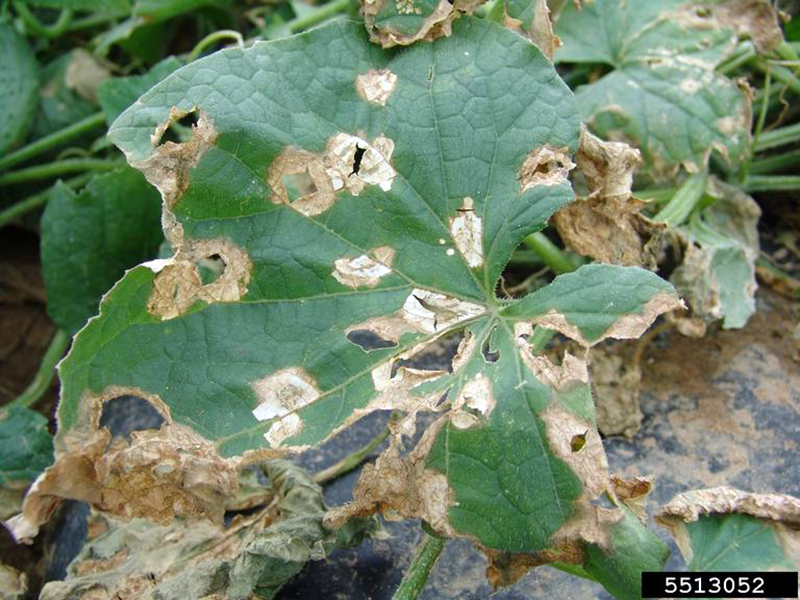
#> input picture ramie-disease-dataset/images/ramie_leaf_images/anthracnose_leaf_spot/5.png, 800 x 600 px
$ python lesion_extractor.py
#> lines starting #> are read from the running program, lines starting #| are printed output that depends on the picture; after the words box and inside, x2 and y2 are one past the last pixel; in counts of white or black regions, pixels touching at a corner belong together
import cv2
import numpy as np
import os
from datetime import datetime

# --- CONFIGURATION ---
# 1. The Clean, Original Image
ORIGINAL_PATH = "../ramie-disease-dataset/images/ramie_leaf_images/anthracnose_leaf_spot/5.png"

# 2. The SAM Download (with the colored outlines/blobs)
SAM_OUTPUT_PATH = "../ramie-disease-dataset/images/ramie_leaf_images/anthracnose_leaf_spot/SAM_OUTPUT/Sam_5.png"

# 3. Output Folder
OUTPUT_DIR = "lesion_bank"

# --- MAIN SCRIPT ---
if not os.path.exists(OUTPUT_DIR): os.makedirs(OUTPUT_DIR)

print("Loading images...")
original = cv2.imread(ORIGINAL_PATH)
#> original is the input picture: shape (600, 800, 3); mean B, G, R 105.1, 131.9, 113.7
sam_result = cv2.imread(SAM_OUTPUT_PATH)
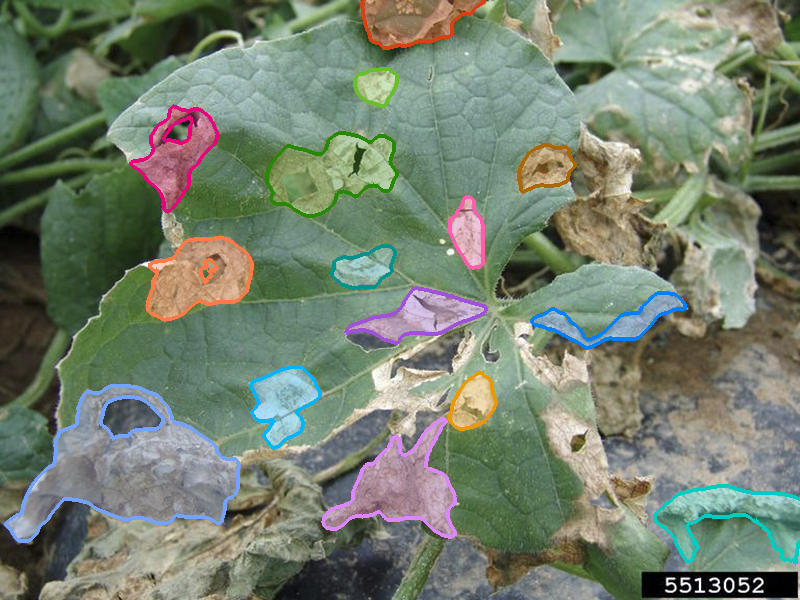
#> input picture ramie-disease-dataset/images/ramie_leaf_images/anthracnose_leaf_spot/SAM_OUTPUT/Sam_5.png, 800 x 600 px
#> sam_result is the input picture: shape (600, 800, 3); mean B, G, R 111.2, 128.9, 117.1

# Safety Check: Dimensions MUST match
if original.shape != sam_result.shape:
    print("❌ ERROR: Dimension Mismatch!")
    print(f"Original: {original.shape}")
    print(f"SAM Output: {sam_result.shape}")
    print("They must be exactly the same size for this trick to work.")
    exit()

print("Calculating difference...")

# 1. Compute the Absolute Difference
# Any pixel that is identical becomes Black (0).
# Any pixel with a colored line becomes Bright (>0).
diff = cv2.absdiff(original, sam_result)

# 2. Convert to Grayscale & Threshold
# We turn the difference into a simple Black & White Map
gray_diff = cv2.cvtColor(diff, cv2.COLOR_BGR2GRAY)
_, mask = cv2.threshold(gray_diff, 10, 255, cv2.THRESH_BINARY)
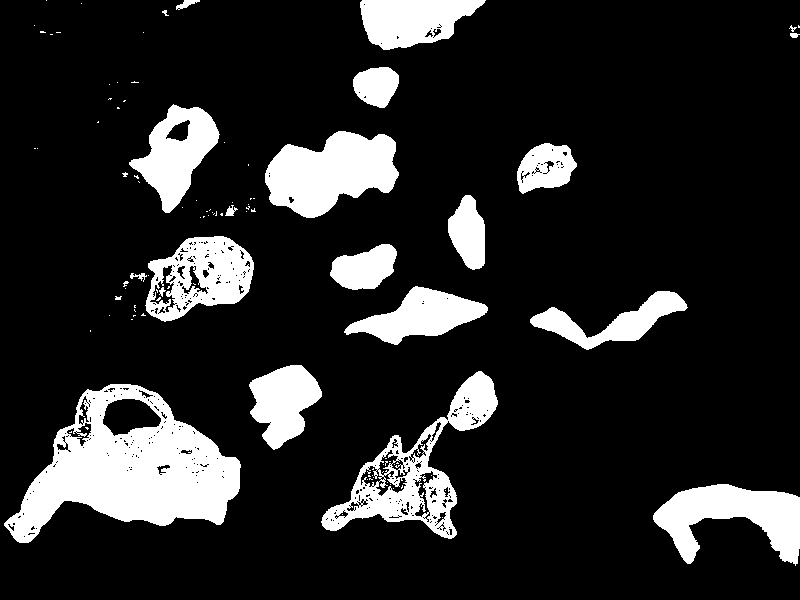
#> mask: shape (600, 800); 15.6% white; 100 white regions (78 under 20 px), largest, box (x1, y1, x2, y2) and area: (4, 384, 241, 543) 18988, (321, 371, 498, 539) 7906, (265, 131, 399, 218) 7696

# 3. Clean Up Noise (Optional)
# This removes tiny single-pixel differences caused by compression artifacts
kernel = np.ones((3,3), np.uint8)
mask = cv2.morphologyEx(mask, cv2.MORPH_OPEN, kernel, iterations=1)
#> mask: shape (600, 800); 15.2% white; 31 white regions (10 under 20 px), largest, box (x1, y1, x2, y2) and area: (4, 384, 241, 543) 18736, (265, 131, 399, 218) 7695, (322, 371, 498, 539) 6986
# Dilate slightly to make sure we capture the whole spot, not just the outline
mask = cv2.dilate(mask, kernel, iterations=2)
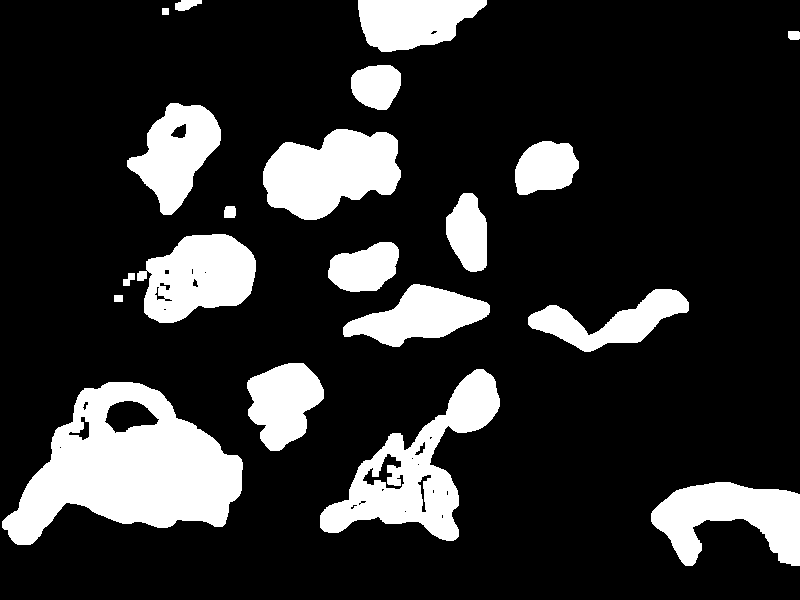
#> mask: shape (600, 800); 18.8% white; 20 white regions

# 4. Find Contours (The Blobs)
contours, _ = cv2.findContours(mask, cv2.RETR_EXTERNAL, cv2.CHAIN_APPROX_SIMPLE)
#> contours = 20 contours; largest, box (x1, y1, x2, y2) and area: (2, 382, 243, 545) 22605, (320, 369, 500, 541) 11240, (263, 129, 401, 220) 8550, (137, 234, 256, 323) 7229, (651, 482, 800, 566) 7158

print(f"Found {len(contours)} potential lesions based on the difference.")
#| Found 20 potential lesions based on the difference.

count = 0
for i, cnt in enumerate(contours):
    # Filter: Ignore tiny noise specks
    area = cv2.contourArea(cnt)
    if area < 50: continue

    # --- EXTRACT FROM ORIGINAL ---

    # Create a local mask for just this one spot
    single_spot_mask = np.zeros_like(gray_diff)
    cv2.drawContours(single_spot_mask, [cnt], -1, 255, -1)

    # Create Transparency (RGBA)
    b, g, r = cv2.split(original)
    rgba = cv2.merge([b, g, r, single_spot_mask])

    # Crop Tightly
    x, y, w, h = cv2.boundingRect(cnt)
    lesion_crop = rgba[y:y+h, x:x+w]

    # Generate time-based timestamp
    timestamp = datetime.now().strftime("%Y%m%d_%H%M%S_%f")
    filename = f"{OUTPUT_DIR}/extracted_{timestamp}.png"
    cv2.imwrite(filename, lesion_crop)
    count += 1
#> this loop made 20 passes
#> (area, x, y, w, h) on passes 1, 2, 3, 4, 6, 7, 8, 9, 10, 11, 12, 13: (7157.5, 651, 482, 149, 84), (22605, 2, 382, 241, 163), (11240, 320, 369, 180, 172), (4458, 247, 363, 77, 88), (4118, 528, 289, 161, 63), (4811.5, 343, 284, 147, 63), (73, 123, 273, 12, 13), (2490, 328, 242, 71, 50), (7229, 137, 234, 119, 89), (114, 224, 206, 12, 12), (2309.5, 446, 193, 41, 79), (2530.5, 515, 141, 64, 54)
#> (cnt, area) on passes 5, 18: ([[114, 295], [114, 301], [122, 301], [122, 295]], 48), ([[162, 8], [162, 14], [168, 14], [168, 8]], 36)
#> pass 1, `b, g, r = cv2.split(original)`:
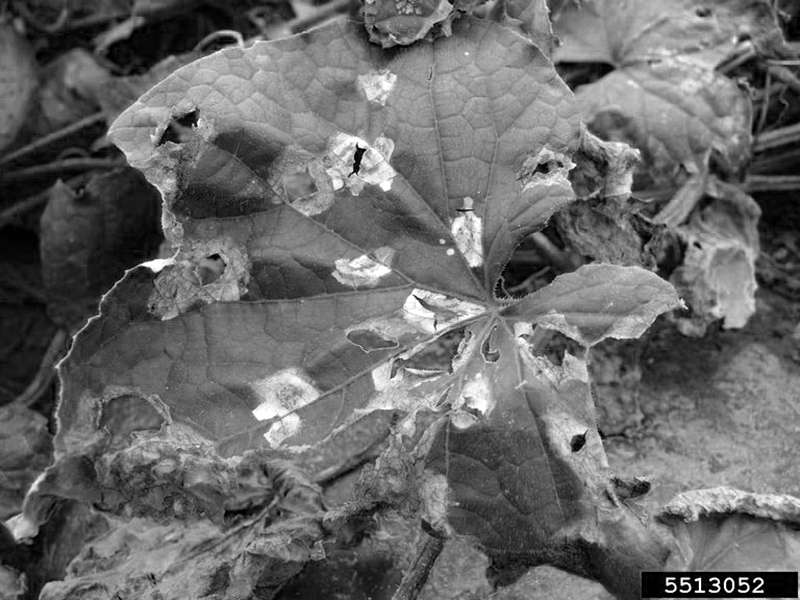
#> b: shape (600, 800); min 0, max 255, mean 105.1
#> pass 1, `b, g, r = cv2.split(original)`:
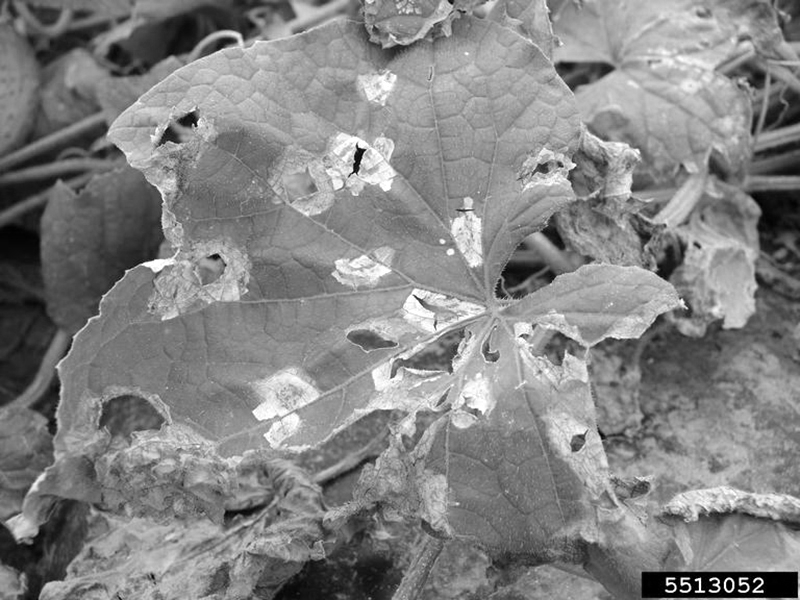
#> g: shape (600, 800); min 0, max 255, mean 131.9
#> pass 1, `b, g, r = cv2.split(original)`:
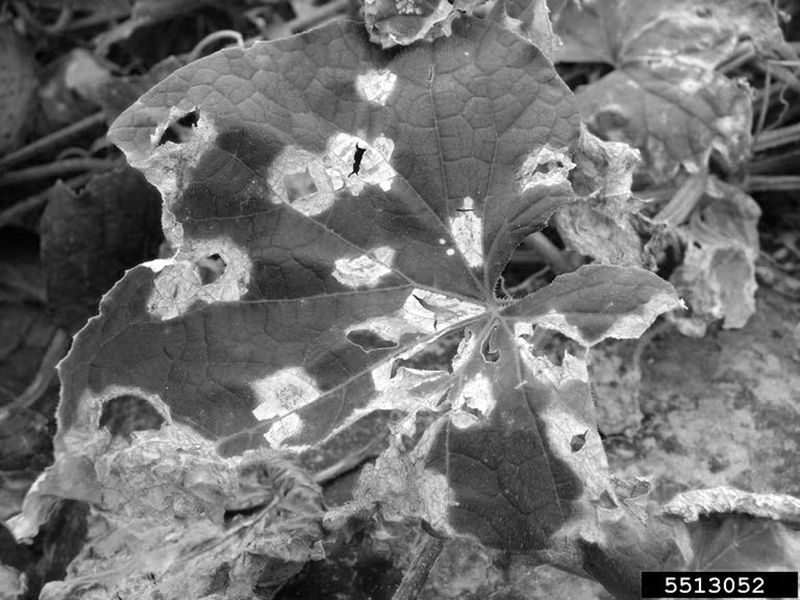
#> r: shape (600, 800); min 0, max 255, mean 113.7
#> after the loop:
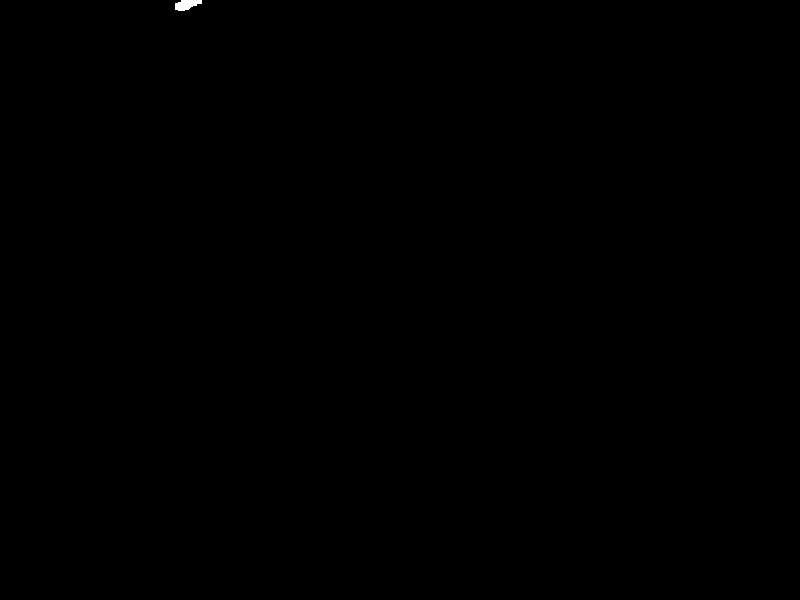
#> single_spot_mask: shape (600, 800); 0.04% white; 1 white region, box (x1, y1, x2, y2) and area: (175, 0, 202, 11) 207
#> after the loop, count = 18

print(f" Success! Extracted {count} clean lesions to '{OUTPUT_DIR}'")
#|  Success! Extracted 18 clean lesions to 'lesion_bank'
